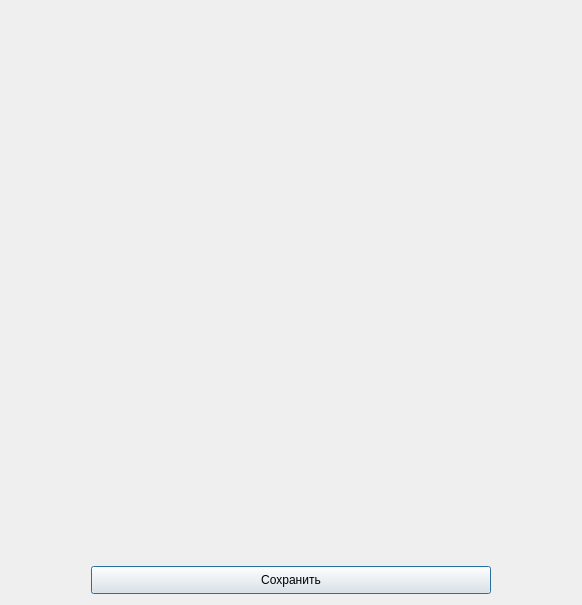
<?xml version="1.0" encoding="UTF-8"?>
<ui version="4.0">
 <class>ThirdWindow</class>
 <widget class="QDialog" name="ThirdWindow">
  <property name="geometry">
   <rect>
    <x>0</x>
    <y>0</y>
    <width>582</width>
    <height>605</height>
   </rect>
  </property>
  <property name="minimumSize">
   <size>
    <width>580</width>
    <height>605</height>
   </size>
  </property>
  <property name="maximumSize">
   <size>
    <width>100000</width>
    <height>100000</height>
   </size>
  </property>
  <property name="windowTitle">
   <string>Dialog</string>
  </property>
  <layout class="QVBoxLayout" name="verticalLayout">
   <item>
    <widget class="QCustomPlot" name="widget" native="true">
     <property name="minimumSize">
      <size>
       <width>560</width>
       <height>545</height>
      </size>
     </property>
     <property name="maximumSize">
      <size>
       <width>1000000</width>
       <height>1000000</height>
      </size>
     </property>
     <property name="sizeIncrement">
      <size>
       <width>400</width>
       <height>500</height>
      </size>
     </property>
     <property name="baseSize">
      <size>
       <width>400</width>
       <height>500</height>
      </size>
     </property>
    </widget>
   </item>
   <item>
    <layout class="QHBoxLayout" name="horizontalLayout">
     <item>
      <spacer name="horizontalSpacer">
       <property name="orientation">
        <enum>Qt::Horizontal</enum>
       </property>
       <property name="sizeHint" stdset="0">
        <size>
         <width>37</width>
         <height>17</height>
        </size>
       </property>
      </spacer>
     </item>
     <item>
      <widget class="QPushButton" name="pushButton">
       <property name="minimumSize">
        <size>
         <width>400</width>
         <height>28</height>
        </size>
       </property>
       <property name="maximumSize">
        <size>
         <width>400</width>
         <height>28</height>
        </size>
       </property>
       <property name="text">
        <string>Сохранить</string>
       </property>
      </widget>
     </item>
     <item>
      <spacer name="horizontalSpacer_2">
       <property name="orientation">
        <enum>Qt::Horizontal</enum>
       </property>
       <property name="sizeHint" stdset="0">
        <size>
         <width>40</width>
         <height>20</height>
        </size>
       </property>
      </spacer>
     </item>
    </layout>
   </item>
  </layout>
 </widget>
 <customwidgets>
  <customwidget>
   <class>QCustomPlot</class>
   <extends>QWidget</extends>
   <header>../../qcustomplot.h</header>
   <container>1</container>
  </customwidget>
 </customwidgets>
 <resources/>
 <connections/>
</ui>
